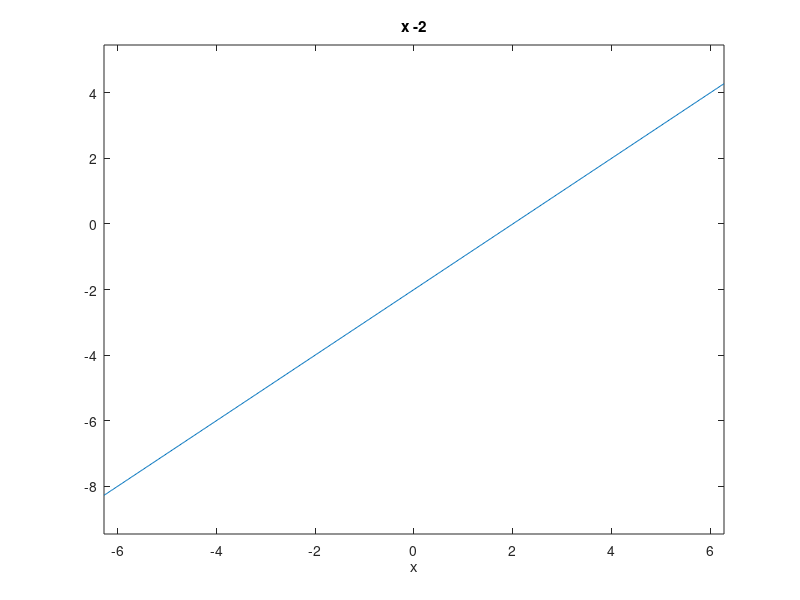

The MATLAB source for this figure:
%Octave script
%Title              :Raices algebraicas plinomiales
%Description        :Determinar las raices polinomiales 
%%Authores          :Diego Armando Baes Osorio
%Date               :20211911
%Version            :8
%Usage              :Octave>path/Valor Real 
%                   :Requiere de aplicacion octave, usar su linea de comando

P = [1,2,1,-2]

roots(P)
ezplot("x +2")("x -2") 
